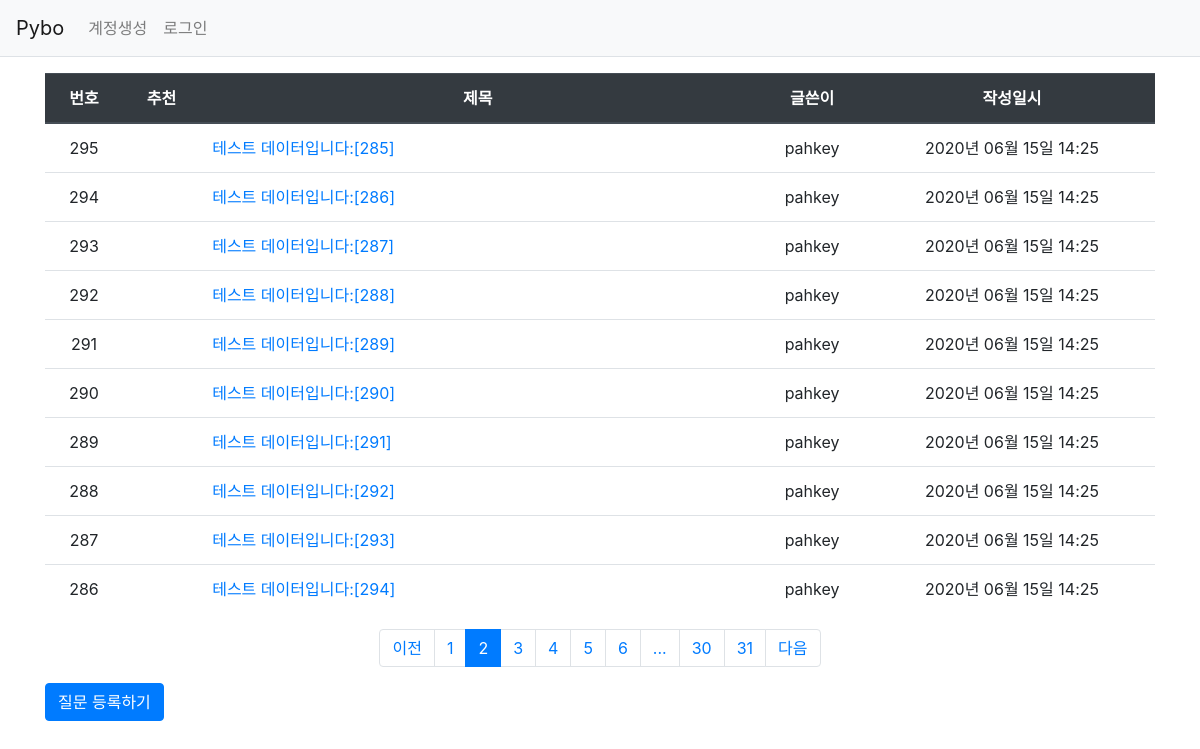
/question/list/?page=2, run on the app's committed database.
### pybo/models.py (models this page shows)
class Question(db.Model):
    id = db.Column(db.Integer, primary_key=True)
    subject = db.Column(db.String(200), nullable=False)
    content = db.Column(db.Text(), nullable=False)
    create_date = db.Column(db.DateTime(), nullable=False)
    user_id = db.Column(db.Integer, db.ForeignKey('user.id', ondelete='CASCADE'), nullable=False)
    user = db.relationship('User', backref=db.backref('question_set'))
    modify_date = db.Column(db.DateTime(), nullable=True)
    voter = db.relationship('User', secondary=question_voter, backref=db.backref('question_voter_set'))

class User(db.Model):
    id = db.Column(db.Integer, primary_key=True)
    username = db.Column(db.String(150), unique=True, nullable=False)
    password = db.Column(db.String(200), nullable=False)
    email = db.Column(db.String(120), unique=True, nullable=False)

### pybo/views/question_views.py (the view)
@bp.route('/list/')
def _list():
    page = request.args.get('page', type=int, default=1)  # 페이지
    question_list = Question.query.order_by(Question.create_date.desc())
    question_list = question_list.paginate(page, per_page=10)
    return render_template('question/question_list.html', question_list=question_list)

### pybo/filter.py (called while the page is built)
def format_datetime(value, fmt='%Y년 %m월 %d일 %H:%M'):
    return value.strftime(fmt)

### pybo/views/auth_views.py (called while the page is built)
@bp.before_app_request
def load_logged_in_user():
    user_id = session.get('user_id')
    if user_id is None:
        g.user = None
    else:
        g.user = User.query.get(user_id)

### pybo/templates/question/question_list.html (shortened to what this page needs)
{% extends 'base.html' %}
{% block content %}
<div class="container my-3">
    <table class="table">
        <thead>
        <tr class="text-center thead-dark">
            <th>번호</th>
            <th>추천</th>
            <th style="width:50%">제목</th>
            <th>글쓴이</th>
            <th>작성일시</th>
        </tr>
        </thead>
        <tbody>
        {% if question_list %}
        {% for question in question_list.items %}
        <tr class="text-center">
            <td>{{ question_list.total - ((question_list.page-1) * question_list.per_page) - loop.index0 }}</td>
            <td>
            </td>
            <td class="text-left">
                <a href="{{ url_for('question.detail', question_id=question.id) }}">{{ question.subject }}</a>
            </td>
            <td>{{ question.user.username }}</td>
            <td>{{ question.create_date|datetime }}</td>
        </tr>
        {% endfor %}
        {% else %}
        <tr>
            <td colspan="3">질문이 없습니다.</td>
        </tr>
        {% endif %}
        </tbody>
    </table>
    <ul class="pagination justify-content-center">
        {% if question_list.has_prev %}
        <li class="page-item">
            <a class="page-link" href="?page={{ question_list.prev_num }}">이전</a>
        </li>
        {% else %}
        <li class="page-item disabled">
            <a class="page-link" tabindex="-1" aria-disabled="true" href="#">이전</a>
        </li>
        {% endif %}
        {% for page_num in question_list.iter_pages() %}
            {% if page_num %}
                {% if page_num != question_list.page %}
                <li class="page-item">
                    <a class="page-link" href="?page={{ page_num }}">{{ page_num }}</a>
                </li>
                {% else %}
                <li class="page-item active" aria-current="page">
                    <a class="page-link" href="#">{{ page_num }}</a>
                </li>
                {% endif %}
           {% else %}
                <li class="disabled">
                    <a class="page-link" href="#">...</a>
                </li>
           {% endif %}
        {% endfor %}
        {% if question_list.has_next %}
        <li class="page-item">
            <a class="page-link" href="?page={{ question_list.next_num }}">다음</a>
        </li>
        {% else %}
        <li class="page-item disabled">
            <a class="page-link" tabindex="-1" aria-disabled="true" href="#">다음</a>
        </li>
        {% endif %}
    </ul>
    <a href="{{ url_for('question.create') }}" class="btn btn-primary">질문 등록하기</a>
</div>
{% endblock %}

### data on the page
Question: total "295", subject "테스트 데이터입니다:[285]", user.username "pahkey", create_date "2020년 06월 15일 14:25"
Question: total "294", subject "테스트 데이터입니다:[286]", user.username "pahkey", create_date "2020년 06월 15일 14:25"
Question: total "293", subject "테스트 데이터입니다:[287]", user.username "pahkey", create_date "2020년 06월 15일 14:25"
Question: id "292", subject "테스트 데이터입니다:[288]", user.username "pahkey", create_date "2020년 06월 15일 14:25"
Question: total "291", subject "테스트 데이터입니다:[289]", user.username "pahkey", create_date "2020년 06월 15일 14:25"
Question: total "290", subject "테스트 데이터입니다:[290]", user.username "pahkey", create_date "2020년 06월 15일 14:25"
Question: total "289", subject "테스트 데이터입니다:[291]", user.username "pahkey", create_date "2020년 06월 15일 14:25"
Question: total "288", subject "테스트 데이터입니다:[292]", user.username "pahkey", create_date "2020년 06월 15일 14:25"
Question: total "287", subject "테스트 데이터입니다:[293]", user.username "pahkey", create_date "2020년 06월 15일 14:25"
Question: total "286", subject "테스트 데이터입니다:[294]", user.username "pahkey", create_date "2020년 06월 15일 14:25"

### other printed values
{{ page_num }} "1" "3" "4" "5" "6" "30" "31"
{{ page_num }} "2"
